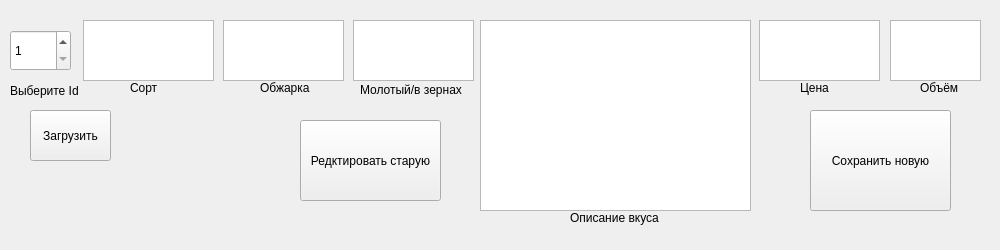
<?xml version="1.0" encoding="UTF-8"?>
<ui version="4.0">
 <class>Form</class>
 <widget class="QWidget" name="Form">
  <property name="geometry">
   <rect>
    <x>0</x>
    <y>0</y>
    <width>1000</width>
    <height>250</height>
   </rect>
  </property>
  <property name="minimumSize">
   <size>
    <width>1000</width>
    <height>250</height>
   </size>
  </property>
  <property name="maximumSize">
   <size>
    <width>1000</width>
    <height>250</height>
   </size>
  </property>
  <property name="windowTitle">
   <string>Table redactor</string>
  </property>
  <widget class="QTextEdit" name="volume">
   <property name="geometry">
    <rect>
     <x>890</x>
     <y>20</y>
     <width>91</width>
     <height>61</height>
    </rect>
   </property>
   <property name="sizePolicy">
    <sizepolicy hsizetype="Expanding" vsizetype="Expanding">
     <horstretch>100</horstretch>
     <verstretch>0</verstretch>
    </sizepolicy>
   </property>
  </widget>
  <widget class="QTextEdit" name="price">
   <property name="geometry">
    <rect>
     <x>759</x>
     <y>20</y>
     <width>121</width>
     <height>61</height>
    </rect>
   </property>
   <property name="minimumSize">
    <size>
     <width>0</width>
     <height>0</height>
    </size>
   </property>
   <property name="maximumSize">
    <size>
     <width>16777215</width>
     <height>16777215</height>
    </size>
   </property>
  </widget>
  <widget class="QTextEdit" name="taste">
   <property name="geometry">
    <rect>
     <x>480</x>
     <y>20</y>
     <width>271</width>
     <height>191</height>
    </rect>
   </property>
   <property name="html">
    <string>&lt;!DOCTYPE HTML PUBLIC &quot;-//W3C//DTD HTML 4.0//EN&quot; &quot;http://www.w3.org/TR/REC-html40/strict.dtd&quot;&gt;
&lt;html&gt;&lt;head&gt;&lt;meta name=&quot;qrichtext&quot; content=&quot;1&quot; /&gt;&lt;style type=&quot;text/css&quot;&gt;
p, li { white-space: pre-wrap; }
&lt;/style&gt;&lt;/head&gt;&lt;body style=&quot; font-family:'MS Shell Dlg 2'; font-size:7.8pt; font-weight:400; font-style:normal;&quot;&gt;
&lt;p style=&quot;-qt-paragraph-type:empty; margin-top:0px; margin-bottom:0px; margin-left:0px; margin-right:0px; -qt-block-indent:0; text-indent:0px;&quot;&gt;&lt;br /&gt;&lt;/p&gt;&lt;/body&gt;&lt;/html&gt;</string>
   </property>
  </widget>
  <widget class="QTextEdit" name="status">
   <property name="geometry">
    <rect>
     <x>353</x>
     <y>20</y>
     <width>121</width>
     <height>61</height>
    </rect>
   </property>
  </widget>
  <widget class="QTextEdit" name="frying">
   <property name="geometry">
    <rect>
     <x>223</x>
     <y>20</y>
     <width>121</width>
     <height>61</height>
    </rect>
   </property>
  </widget>
  <widget class="QTextEdit" name="sort">
   <property name="geometry">
    <rect>
     <x>83</x>
     <y>20</y>
     <width>131</width>
     <height>61</height>
    </rect>
   </property>
  </widget>
  <widget class="QSpinBox" name="ID">
   <property name="geometry">
    <rect>
     <x>10</x>
     <y>30</y>
     <width>61</width>
     <height>41</height>
    </rect>
   </property>
   <property name="minimum">
    <number>1</number>
   </property>
   <property name="maximum">
    <number>9999999</number>
   </property>
  </widget>
  <widget class="QPushButton" name="save_button">
   <property name="geometry">
    <rect>
     <x>810</x>
     <y>110</y>
     <width>141</width>
     <height>101</height>
    </rect>
   </property>
   <property name="text">
    <string>Сохранить новую</string>
   </property>
  </widget>
  <widget class="QPushButton" name="redact_button">
   <property name="geometry">
    <rect>
     <x>300</x>
     <y>120</y>
     <width>141</width>
     <height>81</height>
    </rect>
   </property>
   <property name="text">
    <string>Редктировать старую</string>
   </property>
  </widget>
  <widget class="QLabel" name="label">
   <property name="geometry">
    <rect>
     <x>10</x>
     <y>80</y>
     <width>81</width>
     <height>21</height>
    </rect>
   </property>
   <property name="text">
    <string>Выберите Id</string>
   </property>
  </widget>
  <widget class="QLabel" name="label_2">
   <property name="geometry">
    <rect>
     <x>130</x>
     <y>80</y>
     <width>55</width>
     <height>16</height>
    </rect>
   </property>
   <property name="text">
    <string>Сорт</string>
   </property>
  </widget>
  <widget class="QLabel" name="label_3">
   <property name="geometry">
    <rect>
     <x>260</x>
     <y>80</y>
     <width>55</width>
     <height>16</height>
    </rect>
   </property>
   <property name="text">
    <string>Обжарка</string>
   </property>
  </widget>
  <widget class="QLabel" name="label_4">
   <property name="geometry">
    <rect>
     <x>360</x>
     <y>80</y>
     <width>111</width>
     <height>20</height>
    </rect>
   </property>
   <property name="text">
    <string>Молотый/в зернах</string>
   </property>
  </widget>
  <widget class="QLabel" name="label_5">
   <property name="geometry">
    <rect>
     <x>570</x>
     <y>210</y>
     <width>101</width>
     <height>16</height>
    </rect>
   </property>
   <property name="text">
    <string>Описание вкуса</string>
   </property>
  </widget>
  <widget class="QLabel" name="label_6">
   <property name="geometry">
    <rect>
     <x>800</x>
     <y>80</y>
     <width>55</width>
     <height>16</height>
    </rect>
   </property>
   <property name="text">
    <string>Цена</string>
   </property>
  </widget>
  <widget class="QLabel" name="label_7">
   <property name="geometry">
    <rect>
     <x>920</x>
     <y>80</y>
     <width>55</width>
     <height>16</height>
    </rect>
   </property>
   <property name="text">
    <string>Объём</string>
   </property>
  </widget>
  <widget class="QPushButton" name="load_button">
   <property name="geometry">
    <rect>
     <x>30</x>
     <y>110</y>
     <width>81</width>
     <height>51</height>
    </rect>
   </property>
   <property name="text">
    <string>Загрузить</string>
   </property>
  </widget>
 </widget>
 <resources/>
 <connections/>
</ui>
